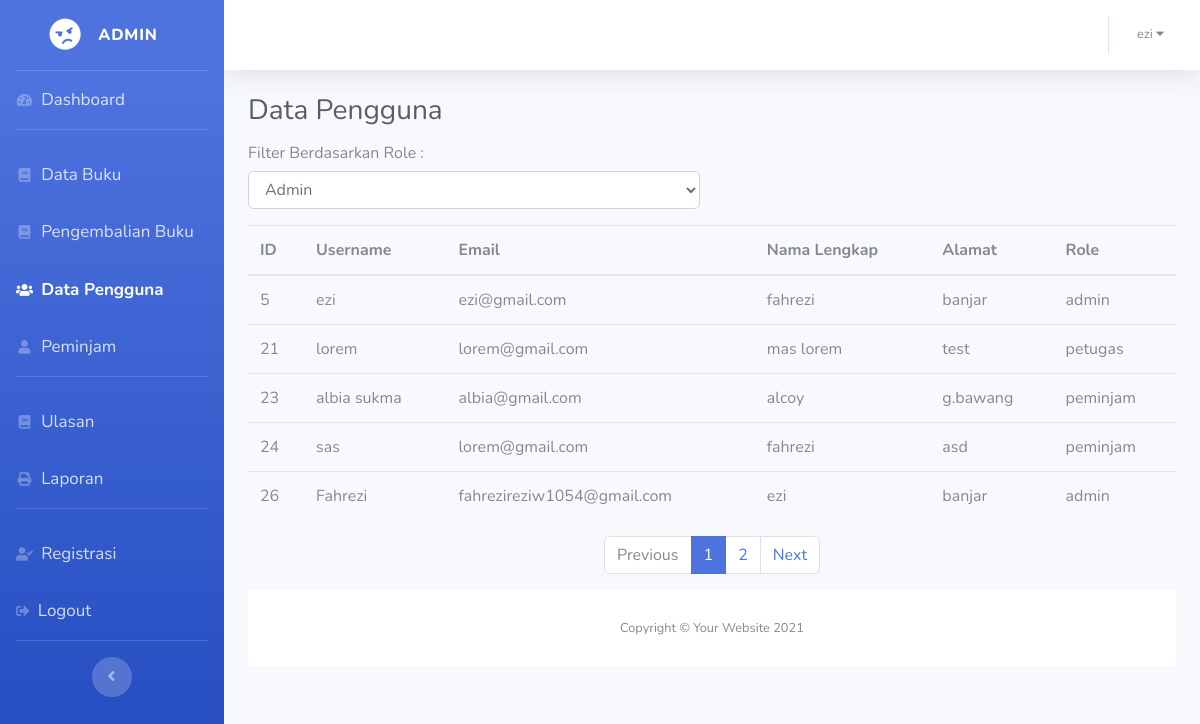
Screenshot of /datapengguna/data_pengguna.php (signed in) with the database file from the repository.
### tables this page shows
CREATE TABLE `user` (
  `id` int(11) NOT NULL,
  `perpus_id` int(11) NOT NULL,
  `username` varchar(255) NOT NULL,
  `password` varchar(255) NOT NULL,
  `verification_code` varchar(10) NOT NULL,
  `verified` tinyint(1) NOT NULL,
  `email` varchar(255) NOT NULL,
  `nama_lengkap` varchar(255) NOT NULL,
  `alamat` text NOT NULL,
  `role` enum('admin','petugas','peminjam','') NOT NULL,
  `created_at` timestamp NOT NULL DEFAULT current_timestamp() ON UPDATE current_timestamp()
);

### datapengguna/data_pengguna.php (the view, shortened to what this page needs)
<?php
include "../koneksi.php";
$role = $_SESSION['role'];
$filter_condition = '';
$totalRows = mysqli_num_rows(mysqli_query($koneksi, "SELECT * FROM user $filter_condition"));
$rowsPerPage = 5;
$totalPages = ceil($totalRows / $rowsPerPage);
$currentPage = isset($_GET['page']) ? (int)$_GET['page'] : 1;
$offset = ($currentPage - 1) * $rowsPerPage;
$sql = "SELECT * FROM user $filter_condition LIMIT $offset, $rowsPerPage";
$result = mysqli_query($koneksi, $sql);
$prevPage = $currentPage - 1;
$prevDisabled = ($currentPage == 1) ? "disabled" : "";
$nextPage = $currentPage + 1;
$nextDisabled = ($currentPage == $totalPages) ? "disabled" : "";
?>
<!DOCTYPE html>
<html lang="en">
<head>
    <link href="../sbadmin/vendor/fontawesome-free/css/all.min.css" rel="stylesheet" type="text/css">
    <link href="../sbadmin/css/sb-admin-2.min.css" rel="stylesheet">
</head>
<body id="page-top">
    <div id="wrapper">
        <ul class="navbar-nav bg-gradient-primary sidebar sidebar-dark accordion" id="accordionSidebar">
            <a class="sidebar-brand d-flex align-items-center justify-content-center">
                <div class="sidebar-brand-icon rotate-n-15">
                    <i class="fas fa-angry"></i>
                </div>
                <div class="sidebar-brand-text mx-3">
                    <?php
                    echo $role === 'admin' ? 'Admin' : 'Petugas';
                    ?>
                </div>
            </a>
            <hr class="sidebar-divider my-0">
            <li class="nav-item side">
                <a class="nav-link" href="../dashboard.php">
                    <i class="fas fa-fw fa-tachometer-alt"></i>
                    <span>Dashboard</span></a>
            </li>
            <hr class="sidebar-divider">
            <?php
            if ($role === 'admin') :
            ?>
            <li class="nav-item side">
                <a class="nav-link" href="../buku/index.php">
                    <i class="fas fa-fw fa-book"></i>
                    <span>Data Buku</span></a>
            </li>
            <li class="nav-item side">
                <a class="nav-link" href="../pengembalian.php">
                    <i class="fas fa-fw fa-book"></i>
                    <span>Pengembalian Buku</span></a>
            </li>
            <li class="nav-item side active">
                <a class="nav-link" href="">
                    <i class="fas fa-fw fa-users"></i>
                    <span>Data Pengguna</span></a>
            </li>
            <li class="nav-item side">
                <a class="nav-link" href="../peminjaman/peminjaman.php">
                    <i class="fas fa-fw fa-user"></i>
                    <span>Peminjam</span></a>
            </li>
            <hr class="sidebar-divider">
            <li class="nav-item side">
                <a class="nav-link" href="../ulasan/index.php">
                    <i class="fas fa-fw fa-book"></i>
                    <span>Ulasan</span></a>
            </li>
            <li class="nav-item side">
                <a class="nav-link" href="../laporan/laporan.php">
                    <i class="fas fa-fw fa-print"></i>
                    <span>Laporan</span></a>
            </li>
            <hr class="sidebar-divider">
            <li class="nav-item side">
                <a class="nav-link" href="../registrasi_anggota.php">
                    <i class="fas fa-fw fa-user-check"></i>
                    <span>Registrasi</span></a>
            </li>
            <li class="nav-item side">
                <a class="nav-link" href="#" onclick="confirmLogout();">
                    <i class="fas fa-sign-out-alt"></i>
                    <span>Logout</span>
                </a>
            </li>
            <?php endif ?>
            <hr class="sidebar-divider d-none d-md-block">
            <div class="text-center d-none d-md-inline">
                <button class="rounded-circle border-0" id="sidebarToggle"></button>
            </div>
        </ul>
        <div id="content-wrapper" class="d-flex flex-column">
            <div id="content">
                <nav class="navbar navbar-expand navbar-light bg-white topbar mb-4 static-top shadow">
                    <ul class="navbar-nav ml-auto">
                        <li class="nav-item dropdown no-arrow">
                            <a class="nav-link dropdown-toggle" href="#" id="userDropdown" role="button"
                                data-toggle="dropdown" aria-haspopup="true" aria-expanded="false">
                                <span class="mr-2 d-none d-lg-inline text-gray-600 small">
                                    <?= $_SESSION['username']; ?>
                                    <i class="fas fa-caret-down"></i>
                                </span>
                            </a>
                        </li>
                    </ul>
                </nav>
                <div id="content-wrapper" class="d-flex flex-column">
                    <div id="content">
                        <div class="container-fluid">
                            <h1 class="h3 mb-3 text-gray-800">Data Pengguna</h1>
                            <h6>Filter Berdasarkan Role :</h6>
                            <div class="row mb-3">
                                <div class="col-md-6">
                                    <select class="form-control" id="roleFilter">
                                        <option value="admin" <?php echo ($role === 'admin') ? 'selected' : ''; ?>>Admin
                                        </option>
                                    </select>
                                </div>
                            </div>
                            <div class="row">
                                <div class="col-lg-12">
                                    <div class="table-responsive">
                                        <table class="table table-hover w-100">
                                            <thead>
                                                <tr>
                                                    <th scope="col">ID</th>
                                                    <th scope="col">Username</th>
                                                    <th scope="col">Email</th>
                                                    <th scope="col">Nama Lengkap</th>
                                                    <th scope="col">Alamat</th>
                                                    <th scope="col">Role</th>
                                                </tr>
                                            </thead>
                                            <tbody id="dataPengguna">
                                                <?php while ($data = mysqli_fetch_assoc($result)) : ?>
                                                <tr>
                                                    <td><?= $data['id'] ?></td>
                                                    <td><?= $data['username'] ?></td>
                                                    <td><?= $data['email'] ?></td>
                                                    <td><?= $data['nama_lengkap'] ?></td>
                                                    <td><?= $data['alamat'] ?></td>
                                                    <td><?= $data['role'] ?></td>
                                                </tr>
                                                <?php endwhile ?>
                                            </tbody>
                                        </table>
                                        <nav aria-label="Page navigation example">
                                            <ul class="pagination justify-content-center">
                                                <li class="page-item <?php echo $prevDisabled; ?>">
                                                    <a class="page-link" href="?page=<?php echo $prevPage; ?>"
                                                        tabindex="-1" aria-disabled="true">Previous</a>
                                                </li>
                                                <?php for ($i = 1; $i <= $totalPages; $i++) : ?>
                                                <li
                                                    class="page-item <?php echo ($currentPage == $i) ? "active" : ""; ?>">
                                                    <a class="page-link"
                                                        href="?page=<?php echo $i; ?>"><?php echo $i; ?></a>
                                                </li>
                                                <?php endfor; ?>
                                                <li class="page-item <?php echo $nextDisabled; ?>">
                                                    <a class="page-link" href="?page=<?php echo $nextPage; ?>">Next</a>
                                                </li>
                                            </ul>
                                        </nav>
                                    </div>
                                </div>
                            </div>
                            <footer class="sticky-footer bg-white">
                                <div class="container my-auto">
                                    <div class="copyright text-center my-auto">
                                        <span>Copyright &copy; Your Website 2021</span>
                                    </div>
                                </div>
                            </footer>
                        </div>
</body>
</html>

### datapengguna/data_pengguna.php (style rules this page uses)
.nav-item.active .nav-link span { font-size: 17px !important; }
.nav-item.side .nav-link span { font-size: 17px !important; }

### rows the page displays
user: id "5", username "ezi", email "ezi@gmail.com", nama_lengkap "fahrezi", alamat "banjar", role "admin"
user: id "21", username "lorem", email "lorem@gmail.com", nama_lengkap "mas lorem", alamat "test", role "petugas"
user: id "23", username "albia sukma", email "albia@gmail.com", nama_lengkap "alcoy", alamat "g.bawang", role "peminjam"
user: id "24", username "sas", email "lorem@gmail.com", nama_lengkap "fahrezi", alamat "asd", role "peminjam"
user: id "26", username "Fahrezi", email "fahrezireziw1054@gmail.com", nama_lengkap "ezi", alamat "banjar", role "admin"

### other values shown
$_SESSION['username'] "ezi"
